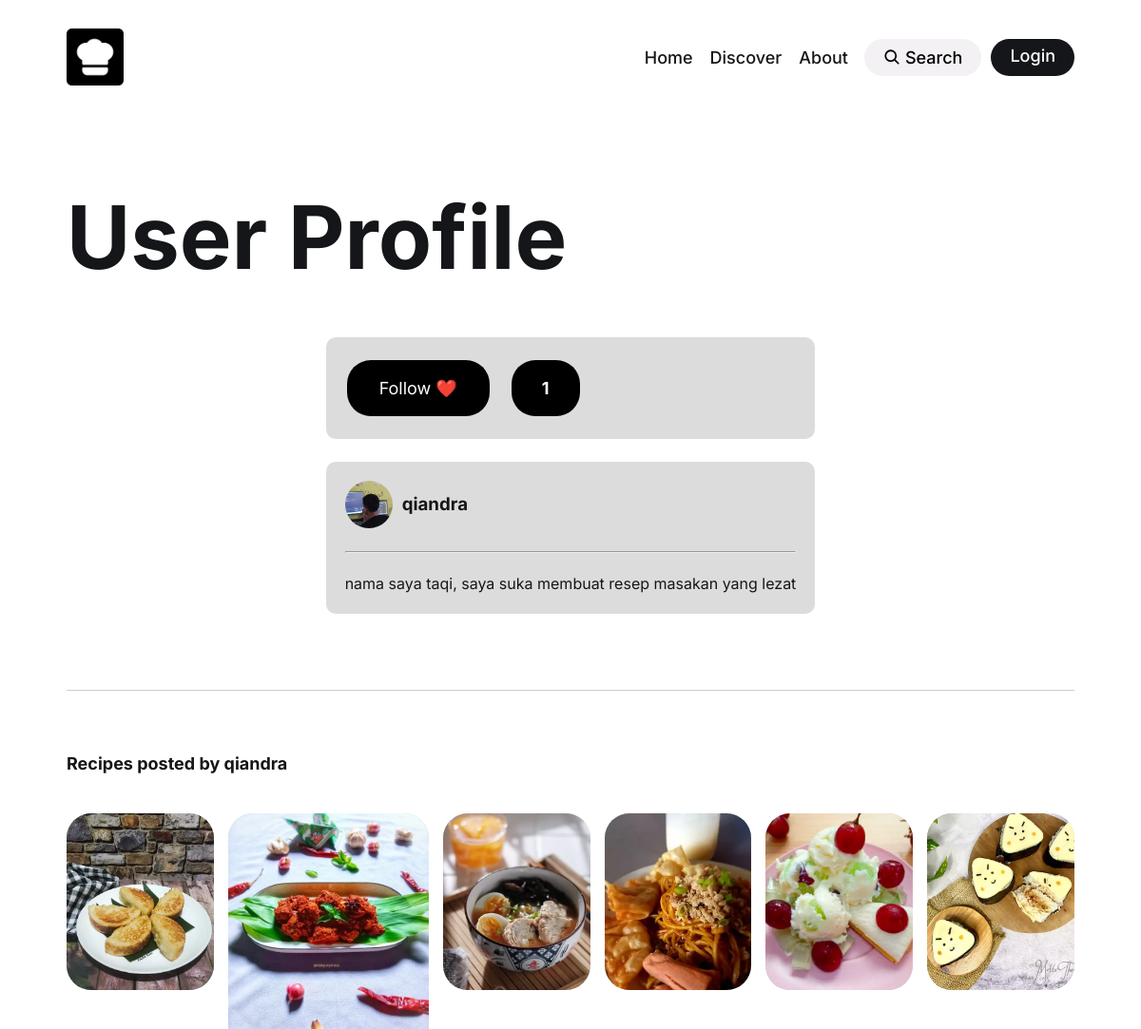
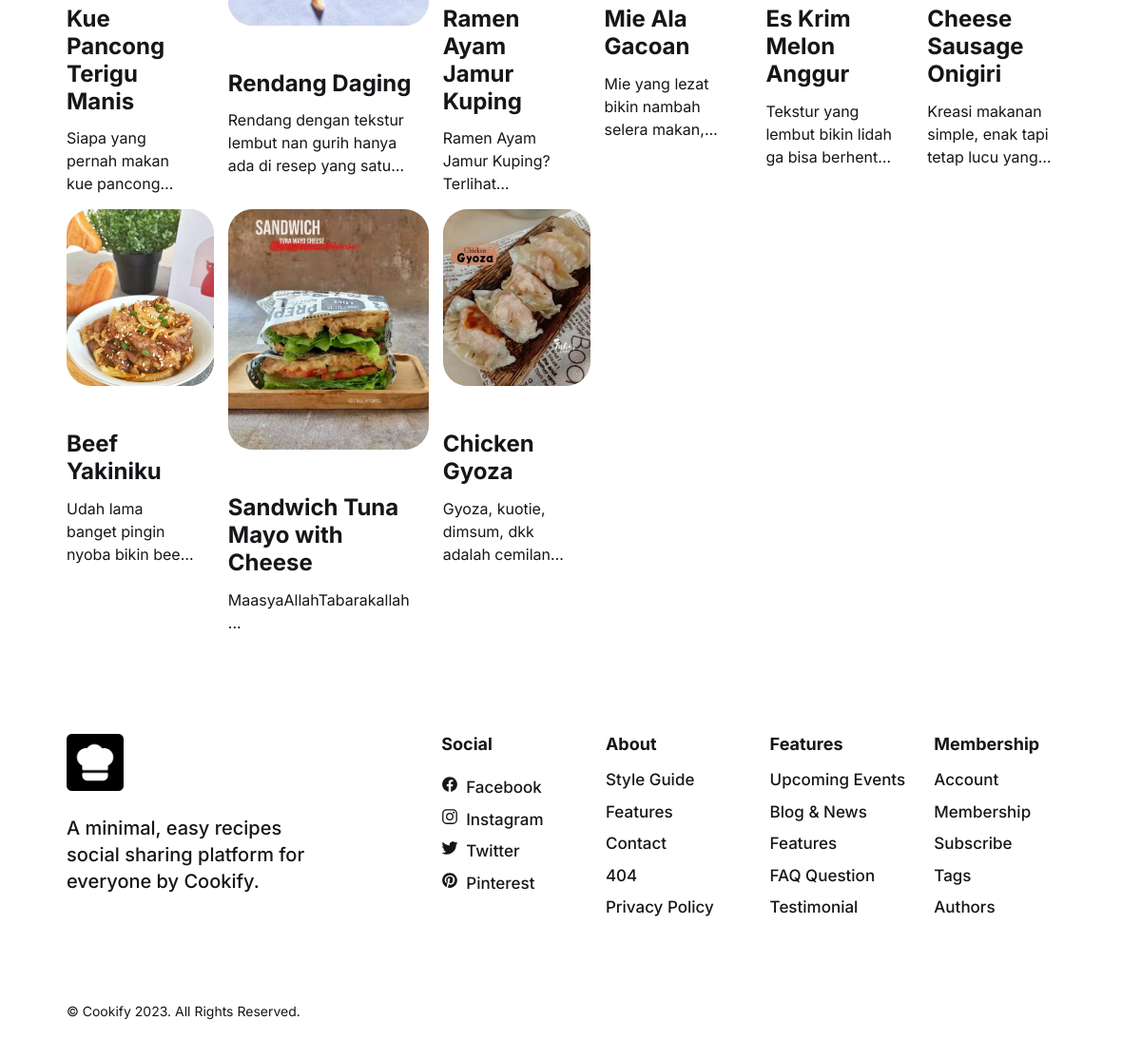
Page /user.php?user_id=8 on the committed database (2 pictures, top to bottom).
### tables this page shows
CREATE TABLE `users` (
  `id` int NOT NULL,
  `username` varchar(255) NOT NULL,
  `password` varchar(255) NOT NULL,
  `profile_image` varchar(255) NOT NULL,
  `bio` varchar(500) DEFAULT 'No bio yet.'
);

CREATE TABLE `recipes` (
  `id` int NOT NULL,
  `user_id` int NOT NULL,
  `title` varchar(255) NOT NULL,
  `description` text,
  `recipe` text NOT NULL,
  `image` varchar(255) NOT NULL,
  `love` int NOT NULL DEFAULT '0',
  `created_at` timestamp NULL DEFAULT CURRENT_TIMESTAMP
);

### user.php (the view, shortened to what this page needs)
<!DOCTYPE html>
<html lang="en">
<head>
  <link rel="stylesheet" href="assets/css/detail.css">
</head>
<body>
<?php include_once 'header.php'; ?>
  <main>
    <article>
      <section class="section hero" aria-label="home">
        <div class="container">
          <div class="section__hero">
              <div class="hero"></div>
              <h1 class="h1 hero-title">
                <strong class="strong">User Profile</strong>
              </h1>
          </div>
        </div>
        <?php
require_once 'db.php';
if (isset($_GET['user_id'])) {
    $user_id = $_GET['user_id'];
    $userSql = "SELECT * FROM users WHERE id = $user_id";
    $userResult = $conn->query($userSql);
    if ($userResult->num_rows == 1) {
        $userRow = $userResult->fetch_assoc();
    } else {
        echo "User not found or you don't have permission to view this account.";
        exit();
    }
    $followerCountSql = "SELECT COUNT(id) AS count FROM follows WHERE followed_id = $user_id";
    $followerCountResult = $conn->query($followerCountSql);
    $followerCount = $followerCountResult->fetch_assoc()['count'];
} else {
    echo "User ID not provided.";
    exit();
}
    $postsSql = "SELECT * FROM recipes WHERE user_id = $user_id";
    $postsResult = $conn->query($postsSql);
?>
      <section class="section__details">
        <div class="wrapper">
          <div class="recipes">
<div class="recipes__like flexy">
              <form method="post" action="follow.php">
              <input type="submit" name="follow" value="Follow ❤️" class="inputlike">
              </form>
              <h1 class="likecount"><?php echo $followerCount; ?></h1>
</div>
<br>
              <div class="recipes__account">
              <div class="profile">
                  <img src="login/<?php echo $userRow["profile_image"] ?>" alt="" width="50px" class="recipes__profile">
                  <h3 style="margin-left: 10px;"><?php echo $userRow["username"] ?></h3>
                </div>
                <br>
<hr>
                <div class="recipes__description">
                  <p><?php echo $userRow["bio"] ?></p>
                </div>
              </div>
    </article>
  </main><br><br>
<section class="section recommended" aria-label="recommended post">
        <div class="container">
          <p class="section-subtitle">
            <strong class="strong">Recipes posted by <?php echo $userRow["username"] ?></strong>
          </p>
<br>
          <ul class="grid-list">
          <li>
          <?php
    if ($postsResult->num_rows > 0) {
        while ($postRow = $postsResult->fetch_assoc()) {
?>
  <div class="blog-card">
    <figure class="card-banner img-holder" style="--width: 550; --height: 660;">
      <img src="<?php echo $postRow["image"] ?>" width="550" height="660" loading="lazy"
        alt=" <?php echo $postRow["title"] ?>" class="img-cover">
    </figure>
    <div class="card-content">
<br>
      <h3 class="h4">
        <a href="detail.php?id=<?php echo $postRow["id"] ?>" class="card-title hover:underline">
        <?php echo $postRow["title"] ?>
        </a>
      </h3>
      <p class="card-text">
      <?php echo $postRow["description"] ?>
      </p>
    </div>
  </div>
</li>
<?php
        }
    } else {
        echo "No posts found for this user.";
    }
    ?>
</ul>
        </div>
      </section>
<?php include_once 'footer.php'; ?>
</body>
</html>

### header.php (shortened to what this page needs)
<header class="header section" data-header>
    <div class="container">
      <a href="index.php" class="logo">
        <img src="assets/images/favicon.png" width="60" height="40" alt="Blogy logo">
      </a>
      <?php
      if (isset($_SESSION["username"])) {
      ?>
<nav class="navbar" data-navbar>
        <ul class="navbar-list">
          <li class="navbar-item">
            <a href="index.php" class="navbar-link hover:underline" data-nav-link>Home</a>
          </li>
          <li class="navbar-item">
            <a href="discover.php" class="navbar-link hover:underline" data-nav-link>Discover</a>
          </li>
          <li class="navbar-item">
            <a href="create.php" class="navbar-link hover:underline" data-nav-link>Create</a>
          </li>
          <li class="navbar-item">
            <a href="account.php" class="navbar-link hover:underline" data-nav-link>Account</a>
          </li>
        </ul>
      </nav>
      <?php } else { ?>
      <nav class="navbar" data-navbar>
        <ul class="navbar-list">
          <li class="navbar-item">
            <a href="index.php" class="navbar-link hover:underline" data-nav-link>Home</a>
          </li>
          <li class="navbar-item">
            <a href="discover.php" class="navbar-link hover:underline" data-nav-link>Discover</a>
          </li>
          <li class="navbar-item">
            <a href="about.php" class="navbar-link hover:underline" data-nav-link>About</a>
          </li>
        </ul>
      </nav>
      <?php } ?>
      <div class="wrapper">
        <button class="search-btn" aria-label="search" data-search-toggler>
          <ion-icon name="search-outline" aria-hidden="true"></ion-icon>
          <span class="span">Search</span>
        </button>
        <?php
      if (isset($_SESSION["username"])) {
      ?>
        <a href="logout.php" class="btn">Logout</a>
        <?php } else { ?>
        <a href="login/" class="btn">Login</a>
        <?php } ?>
      </div>
    </div>
  </header>

### footer.php
<footer class="footer">
  <div class="container">
    <div class="footer-top section">
      <div class="footer-brand">
        <a href="#" class="logo">
          <img src="./assets/images/favicon.png" width="60" height="40" alt="Blogy logo">
        </a>
        <p class="footer-text">
          A minimal, easy recipes social sharing platform for everyone by Cookify.
        </p>
      </div>
      <ul class="footer-list">
        <li>
          <p class="h5">Social</p>
        </li>
        <li class="footer-list-item">
          <ion-icon name="logo-facebook"></ion-icon>
          <a href="#" class="footer-link hover:underline">Facebook</a>
        </li>
        <li class="footer-list-item">
          <ion-icon name="logo-instagram"></ion-icon>
          <a href="#" class="footer-link hover:underline">Instagram</a>
        </li>
        <li class="footer-list-item">
          <ion-icon name="logo-twitter"></ion-icon>
          <a href="#" class="footer-link hover:underline">Twitter</a>
        </li>
        <li class="footer-list-item">
          <ion-icon name="logo-pinterest"></ion-icon>
          <a href="#" class="footer-link hover:underline">Pinterest</a>
        </li>
      </ul>
      <ul class="footer-list">
        <li>
          <p class="h5">About</p>
        </li>
        <li>
          <a href="#" class="footer-link hover:underline">Style Guide</a>
        </li>
        <li>
          <a href="#" class="footer-link hover:underline">Features</a>
        </li>
        <li>
          <a href="#" class="footer-link hover:underline">Contact</a>
        </li>
        <li>
          <a href="#" class="footer-link hover:underline">404</a>
        </li>
        <li>
          <a href="#" class="footer-link hover:underline">Privacy Policy</a>
        </li>
      </ul>
      <ul class="footer-list">
        <li>
          <p class="h5">Features</p>
        </li>
        <li>
          <a href="#" class="footer-link hover:underline">Upcoming Events</a>
        </li>
        <li>
          <a href="#" class="footer-link hover:underline">Blog & News</a>
        </li>
        <li>
          <a href="#" class="footer-link hover:underline">Features</a>
        </li>
        <li>
          <a href="#" class="footer-link hover:underline">FAQ Question</a>
        </li>
        <li>
          <a href="#" class="footer-link hover:underline">Testimonial</a>
        </li>
      </ul>
      <ul class="footer-list">
        <li>
          <p class="h5">Membership</p>
        </li>
        <li>
          <a href="#" class="footer-link hover:underline">Account</a>
        </li>
        <li>
          <a href="#" class="footer-link hover:underline">Membership</a>
        </li>
        <li>
          <a href="#" class="footer-link hover:underline">Subscribe</a>
        </li>
        <li>
          <a href="#" class="footer-link hover:underline">Tags</a>
        </li>
        <li>
          <a href="#" class="footer-link hover:underline">Authors</a>
        </li>
      </ul>
    </div>
    <div class="section footer-bottom">
      <p class="copyright">
        &copy; Cookify 2023. All Rights Reserved.
      </p>
    </div>
  </div>
</footer>

### rows in the picture
users: profile_image (picture), username "qiandra", bio "nama saya taqi, saya suka membuat resep masakan yang lezat"
recipes: image (picture), title "Kue Pancong Terigu Manis", description "Siapa yang pernah makan kue…"
recipes: image (picture), title "Rendang Daging", description "Rendang dengan tekstur lembut nan gurih hanya ada di resep yang…"
recipes: image (picture), title "Ramen Ayam Jamur Kuping", description "Ramen Ayam Jamur Kuping?…"
recipes: image (picture), title "Mie Ala Gacoan", description "Mie yang lezat bikin nambah selera…"
recipes: image (picture), title "Es Krim Melon Anggur", description "Tekstur yang lembut bikin lidah ga bisa…"
recipes: image (picture), title "Cheese Sausage Onigiri", description "Kreasi makanan simple, enak tapi tetap lucu…"
recipes: image (picture), title "Beef Yakiniku", description "Udah lama banget pingin nyoba bikin…"
recipes: image (picture), title "Sandwich Tuna Mayo with Cheese", description "MaasyaAllahTabarakallah ..."
recipes: image (picture), title "Chicken Gyoza", description "Gyoza, kuotie, dimsum, dkk adalah…"

### other values in the picture
$followerCount "1"
